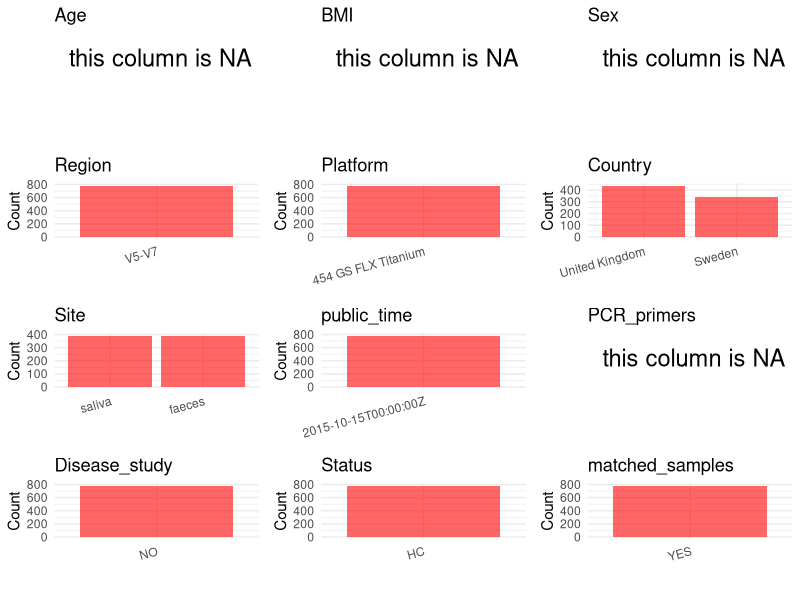

The R script that drew this image: (Note: this script raises an error after producing the figure.)
## ---- chunk 1
library(tidyverse)
library(ggplot2)
library(cowplot)

setwd("C:/Users/zyc/Desktop/oral_project/data/projects/PRJNA281060")
initial_meta <- read.csv("SraRunTable.csv", header = TRUE) 
head(initial_meta)
## ---- chunk 2
metadata <- data.frame(
  BioProject = initial_meta$BioProject,
  Run = initial_meta$Run,
  sample_name = initial_meta$Sample.Name,
  Age = NA,
  BMI = NA,
  Sex = NA,
  Platform = initial_meta$Instrument,
  Country = initial_meta$geo_loc_name_country,
  Site = initial_meta$env_material,
  public_time = initial_meta$ReleaseDate,
  # Status = initial_meta$Sample.Name,
  stringsAsFactors = FALSE
)
## ---- chunk 3
 # metadata <- metadata %>%
 #  mutate(Sex = recode(Sex, "female" = "F", "male" = "M"))
# metadata <-metadata%>%
#   mutate(Status = case_when(Site == "mucous" ~ "OSCC",
#                             Site == "dental plaque" ~ "OSCC",
#                             Site == "tumor" ~ "OSCC",
#                             TRUE ~ NA))

## ---- chunk 4
metadata$Status <- "HC"
metadata$matched_samples <- "YES"
metadata$Region <- "V5-V7"
metadata$title <- "Same Exposure but Two Radically Different Responses to Antibiotics:Resilience of the Salivary Microbiome versus Long-Term Microbial Shifts in Feces"
metadata$Disease_study <- "NO"
metadata$PCR_primers <- NA
head(metadata)
## ---- chunk 5
print(paste("Number of unique runs:", length(unique(metadata$Run))))
print(paste("Number of unique sample names:", length(unique(metadata$sample_name))))
## ---- chunk 6
plot_data <- metadata %>%
  select(-BioProject, -Run, -sample_name, -title)

# Function to create simple plots for each column
create_simple_plots <- function(data) {
  plots <- list()

  for (col in colnames(data)) {
    # Check if the column is all NA
    if (all(is.na(data[[col]]))) {
      # Create an empty plot with text indicating all NA
      p <- ggplot() +
        annotate("text", x = 0.5, y = 0.5, label = "this column is NA", size = 6) +
        labs(title = col) +
        theme_void()
    } else if (is.numeric(data[[col]])) {
      # Numeric variable: histogram
      p <- ggplot(data, aes(x = .data[[col]])) +
        geom_histogram(fill = "blue", alpha = 0.6, bins = 20, na.rm = T) +
        labs(title = col) +
        theme_minimal()
    } else {
      # Categorical variable: bar plot (remove NA values)
      count_data <- as.data.frame(table(data[[col]], useNA = "ifany"))
      p <- ggplot(count_data, aes(x = reorder(Var1, -Freq), y = Freq)) +
        geom_col(fill = "red", alpha = 0.6) +
        labs(title = col, x = NULL, y = "Count") +
        theme_minimal() +
        theme(axis.text.x = element_text(angle = 15, hjust = 1))
    }
    plots[[col]] <- p
  }

  return(plots)
}


plots <- create_simple_plots(plot_data)
p<-plot_grid(plots$Age,
          plots$BMI,
          plots$Sex,
          plots$Region,
          plots$Platform,
          plots$Country,
          plots$Site,
          plots$public_time,
          plots$PCR_primers,
          plots$Disease_study,
          plots$Status,
          plots$matched_samples,# add
          ncol = 3, align = "hv", axis = "lb")
ggsave("Metadata_Summary.png", plot = p, width = 8, height = 6, dpi = 150)


## ---- chunk 7
knitr::include_graphics("Metadata_Summary.png")
## ---- chunk 8
metadata <- metadata[, c(
  "BioProject", "Run", "sample_name", "Age", "BMI", "Sex",
  "Region", "Platform", "Country", "Site", "public_time",
  "PCR_primers", "title", "Disease_study", "Status","matched_samples"
)]



write.csv(metadata, file = "metadata.csv", quote = FALSE)
